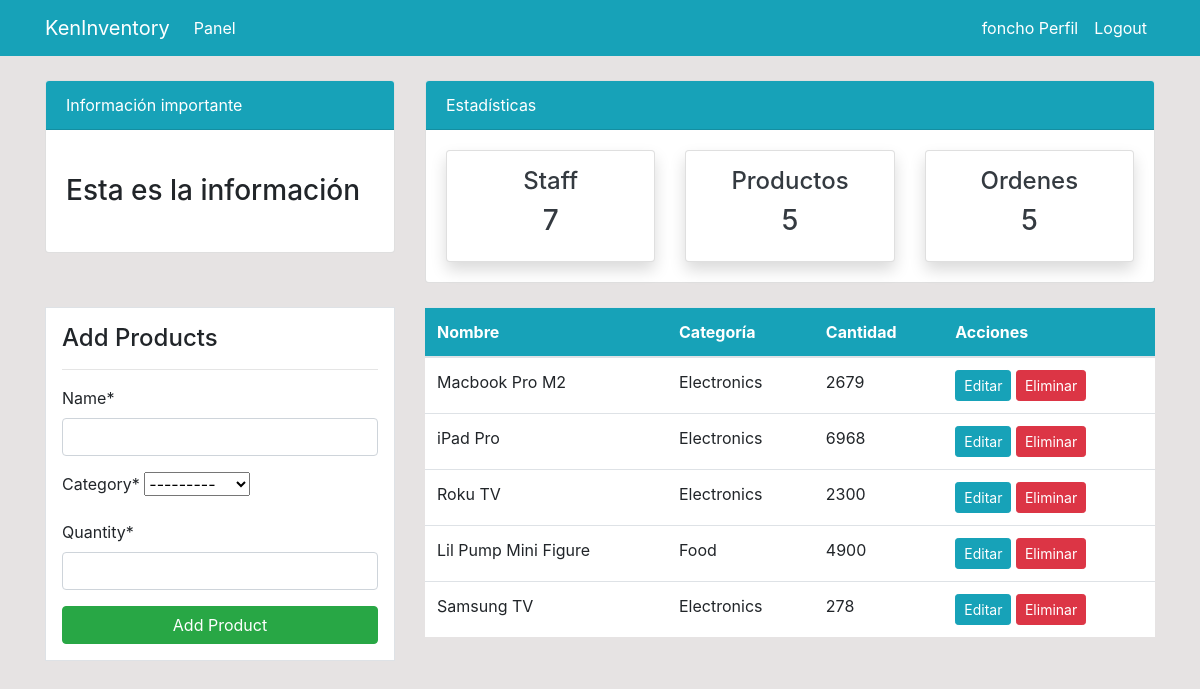
Before: /product/ (signed in) with the older database file.
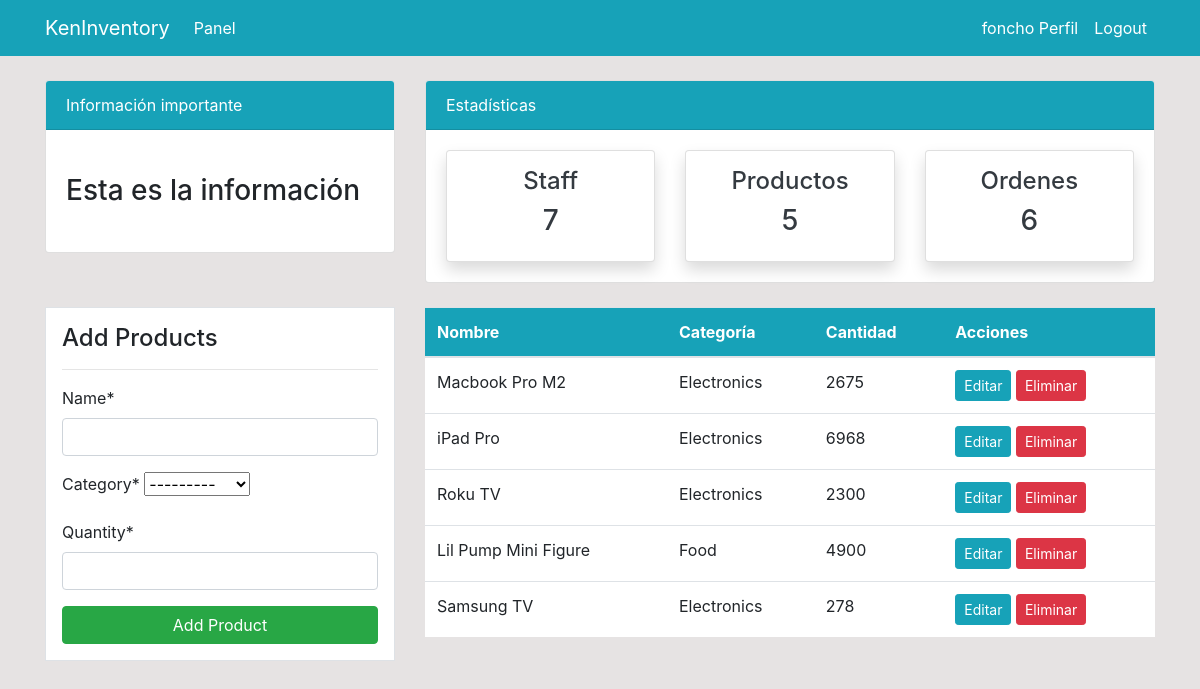
After: the same page with the newer database file.
### dashboard/models.py (models this page shows, shortened)
class Product(models.Model):
    name = models.CharField(max_length=50, null=True)
    category = models.CharField(choices=CATEGORIES, max_length=20, null=True)
    quantity = models.PositiveSmallIntegerField(null=True)
    class Meta:
        verbose_name_plural = "Product"

### dashboard/views.py (the view)
# urls.py: path("product/", views.product, name="dashboard-product"),
@login_required
def product(request):
    items = Product.objects.all()
    items_count = items.count()
    orders_count = Order.objects.all().count()
    workers_count = User.objects.all().count()
    if request.method == "POST":
        form = ProductForm(request.POST)
        if form.is_valid():
            form.save()
            product_name = form.cleaned_data.get("name")
            messages.success(request, f"{product_name} has been added to the inventory")
            return redirect("dashboard-product")
    else:
        form = ProductForm()
    context = {
        "items": items,
        "form": form,
        "items_count": items_count,
        "workers_count": workers_count,
        "orders_count": orders_count,
    }
    return render(request, "dashboard/product.html", context)

### dashboard/forms.py
class ProductForm(forms.ModelForm):
    class Meta:
        model = Product
        fields = ["name", "category", "quantity"]

### templates/dashboard/product.html (shortened to what this page needs)
{% extends 'partials/base.html' %}
{% load crispy_forms_tags %}
{% block content %}
{% include 'partials/topnav.html' %}
<div class="container">
    <div class="row my-4">
        <div class="col-md-4">
            <div class="border bg-white p-3">
                <h4>Add Products</h4>
                <hr>
                <form method="POST">
                    {{ form|crispy }}
                    <input class="btn btn-success btn-block" type="submit" value="Add Product">
                </form>
            </div>
        </div>
        <div class="col-md-8">
            <table class="table bg-white">
                <thead class="bg-info">
                    <tr class="text-white">
                        <th scope="col">Nombre</th>
                        <th scope="col">Categoría</th>
                        <th scope="col">Cantidad</th>
                        <th scope="col">Acciones</th>
                    </tr>
                </thead>
                <tbody>
                    {% for item in items %}
                    <tr>
                        <td>{{ item.name }}</td>
                        <td>{{ item.category }}</td>
                        <td>{{ item.quantity }}</td>
                        <td>
                            <a class="btn btn-info btn-sm"
                                href="{% url 'dashboard-product-update' item.id %}">Editar</a>
                            <a class="btn btn-danger btn-sm"
                                href="{% url 'dashboard-product-delete' item.id %}">Eliminar</a>
                        </td>
                    </tr>
                    {% endfor %}
                </tbody>
            </table>
        </div>
    </div>
</div>
{% endblock %}

Changed rows visible on the page:
changed Product "Macbook Pro M2": quantity "2679" → "2675"
Other visible differences:
{{ orders_count }}: "5" → "6"
